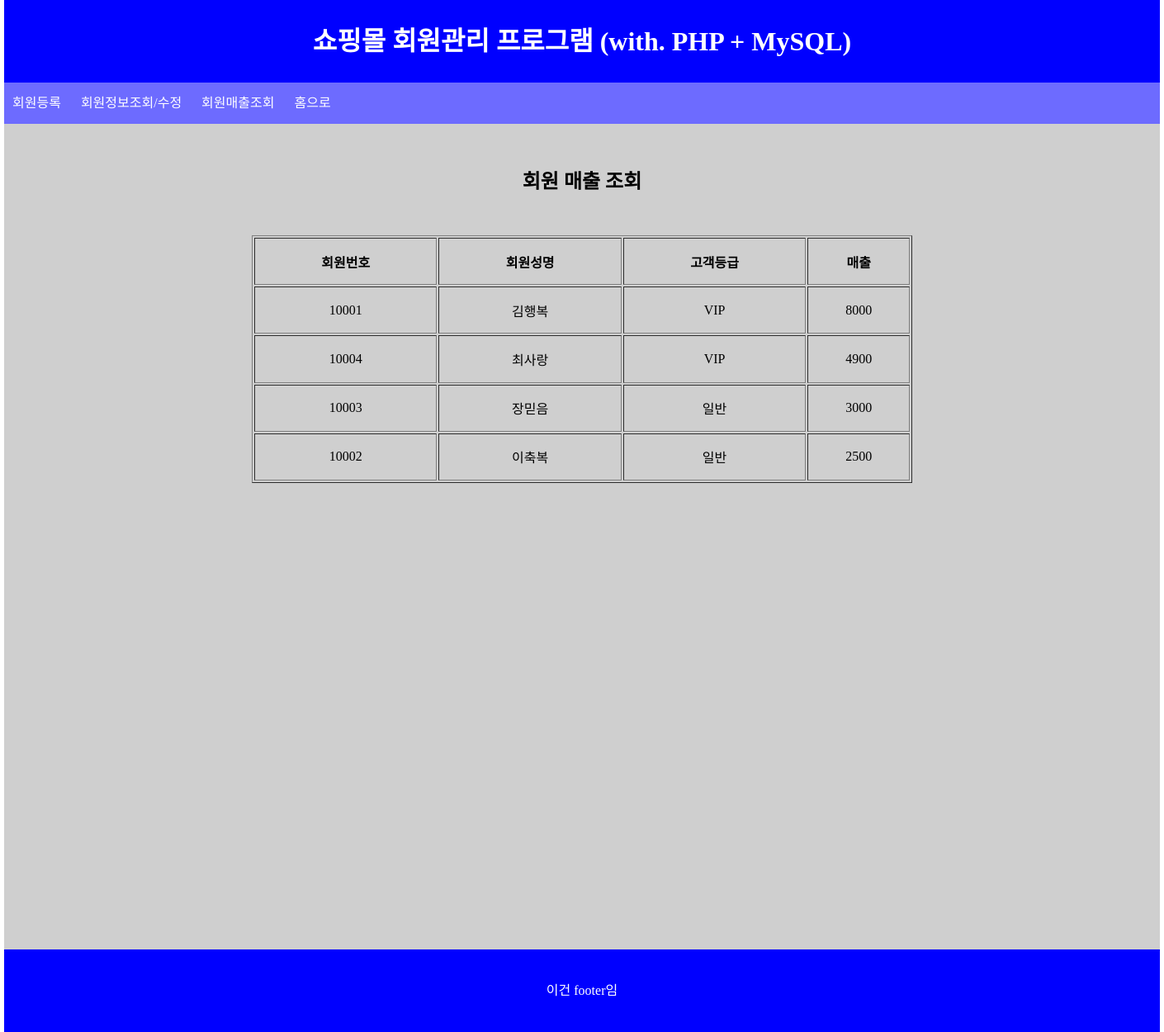
Page /select_sales.php on the committed database.
### tables this page shows
CREATE TABLE member_tbl_02 (
    custno INT(6) NOT NULL PRIMARY KEY,
    custname VARCHAR(20),
    phone VARCHAR(13),
    address VARCHAR(60),
    joindate DATE,
    grade CHAR(1),
    city CHAR(2)
);

### select_sales.php (the view, shortened to what this page needs)
<!DOCTYPE html>
<html lang="ko">
    <head>
        <link href="style.css" rel="stylesheet">
    </head>
    <body>
    <?php include 'header.php'; ?>
        <h2>회원 매출 조회</h2>
        <table border="1">
            <tr>
                <th>회원번호</th>
                <th>회원성명</th>
                <th>고객등급</th>
                <th>매출</th>
            </tr>
        <?php
        include 'connect.php';
        $sql = "SELECT
                    m1.custno,
                    m1.custname,
                    m1.grade,
                    SUM(m2.price)
                AS
                    total
                FROM
                    member_tbl_02 m1
                JOIN
                    money_tbl_02 m2
                ON
                    m1.custno = m2.custno
                GROUP BY
                    m1.custno, m1.custname, m1.grade
                ORDER BY
                    total DESC;";
        $result = $conn->query($sql);
        if ($result->num_rows > 0) {
            while ($row = $result->fetch_assoc()) {
                switch ($row["grade"]) {
                    case "A":
                        $grade = "VIP";
                        break;
                    case "B":
                        $grade = "일반";
                        break;
                }
                echo "<tr>";
                echo "<td>" . $row["custno"] . "</td>";
                echo "<td>" . $row["custname"] . "</td>";
                echo "<td>" . $grade . "</td>";
                echo "<td>" . $row["total"] . "</td>";
                echo "</tr>";
            }
        } else {
            echo "매출이 있는 회원이 없음 ㅅㄱ ㅋㅋ 사실상 에러난거임 ㅋ";
        }
        ?>
    </table>
    <?php include 'footer.php'; ?>
</body>
</html>

### style.css (style rules this page uses)
* { margin: 0; padding: 0; }
section h2 { text-align: center; padding: 50px; }
section table { width: 800px; height: 300px; text-align: center; margin: 0 auto; }

### rows in the picture
member_tbl_02: custno "10001", custname "김행복", grade "VIP", total "8000"
member_tbl_02: custno "10004", custname "최사랑", grade "VIP", total "4900"
member_tbl_02: custno "10003", custname "장믿음", grade "일반", total "3000"
member_tbl_02: custno "10002", custname "이축복", grade "일반", total "2500"
